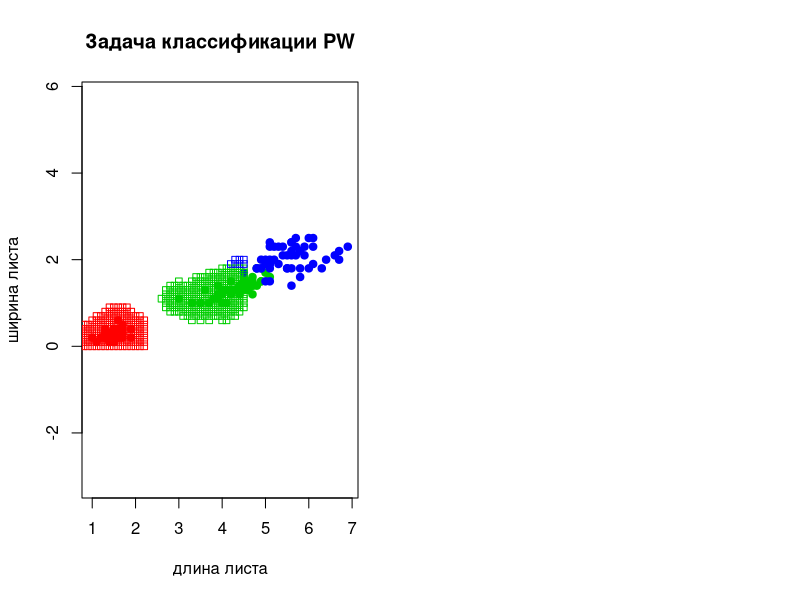

This figure's R source: (Note: a time limit stopped this script after it produced the figure.)
#	Решение задачи классификации методом PW

euclidean_distance <- function(u, v){
  #	функция расстояния
  
  sqrt(sum((u - v)^2)) 
}


get_dist <- function(xl, z, metric_function = euclidean_distance){
  #	растояние
  
  l <- nrow(xl)	# размерность выборки по строкам     
  n <- ncol(xl) - 1 	# размерность выборки по столбцам
  distances <- rep(0,l) 
  
  for (i in 1:l)  
  {         
    distances[i] <- metric_function(xl[i, 1:n], z)	# расстояние от каждой точки до классифицируемой
  }  
  
  return (distances);
}


# Функции ядер

ker_gaus <- function(r){
  # гауссовское
  (2*pi)^(-0.5)*exp(-0.5*(r^2))
}

ker_rec <- function(r){
  # прямоугольное
  (0.5)*(abs(r)<= 1)
}

ker_triangle <- function(r){
  # треугольное
  (1-abs(r))*(abs(r) <= 1)
}

ker_kvar <- function(r){
  # квартическое
  (15/16)*(1-r^2)^2*(abs(r) <= 1)
}

ker_epanech <- function(r){
  # епанечниково
  (3/4)*(1-r^2)*(abs(r) <= 1)
}

pw <- function(distances, h, xl, ker_function) {	  
  #	возвращает класс объекта чаще всего встречающейся
  
  n <- ncol(xl)
  classes <- xl[,n] 
  table <- table(classes)
  table[1:length(table) ] <- 0
  for(i in 1:nrow(xl)){
    r <- distances[i]/h
    class_i <- xl[i,n]
    table[class_i] = table[class_i] + ker_function(r) 
  }
  if(max(table) != 0){
    class <- names(which.max(table)) 
    return (class)	  
  }
  return (0)
}


loo <- function(xl, ker_function) {
  #	функция возвращает массив средних ошибок
  
  l <- nrow(xl)
  n <- ncol(xl)
  value_h <- seq(0.1, 2, 0.1)
  Sum <- rep(0, length(value_h))
  for (i in 1:l){
    z <- xl[i, 1 : (n-1)]
    xl1 <- xl[-i,]
    distances <- get_dist(xl1, z)
    cnt <- 1
    for(h in value_h){
      class <- pw(distances, h, xl1, ker_function)	
      if(xl[i, n] != class || class == 0) 
        Sum[cnt] <- Sum[cnt] + 1/l 	
      cnt <- cnt +1  
    }
  }
  return(Sum)
}


optimal <- function(loo){
  #	записывает в h индекс минимального значения массива
  h <- which.min(loo)
  return(h/10)
}


grafic <- function(xl, h, Sumerror, ker_function){
  par(mfrow = c(1, 2)) # рисуем график kwnn и loo вместе 
  
  colors <- c("setosa" = "red", "versicolor" = "green3", "virginica" = "blue") 
  plot(iris[ , 3:4], pch = 21, bg = colors[iris$Species], col = colors[iris$Species], main = "Задача классификации PW", xlab = "длина листа", ylab = "ширина листа", asp = 1) 
  
  OY<-c(seq(0.0, 3.0, 0.1)) # от 0 до 3 с шагом 0.1
  OX<-c(seq(0.0, 7.0, 0.1))
  
  for(i in OX){
    for(j in OY){
      z <- c(i, j)		
      distances <- get_dist(xl, z)
      class <- pw(distances, h, xl, ker_function)
      if(class != 0)
        points(z[1], z[2], pch = 22, col = colors[class], asp = 1) 
    }
  }
  
  h_int <- h*10
  plot(Sumerror, type = "l", bg = "blue", col = "blue",  main = "График зависимости LOO от h", xlab = "значение h", ylab = "значение LOO")
  points(h_int, Sumerror[which.min(Sumerror)], pch = 21, col = "red", bg = "red")
  txt <- paste("h = ", h, "\n", "Loo =", round(Sumerror[which.min(Sumerror)], 3))
  text(h_int, Sumerror[which.min(Sumerror)], labels = txt, pos = 3)
  
}

main <- function(ker_function){
  xl <- iris[ ,3:5] # выборка
  Sumerror <- loo(xl, ker_function)
  h <- optimal(Sumerror)
  grafic(xl, h, Sumerror, ker_function)
}

main(ker_epanech)
